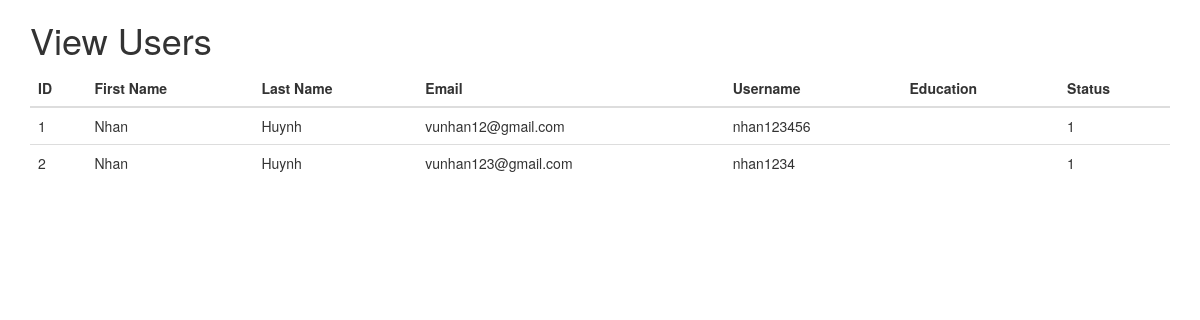
Before: /admin/users with the older database file.
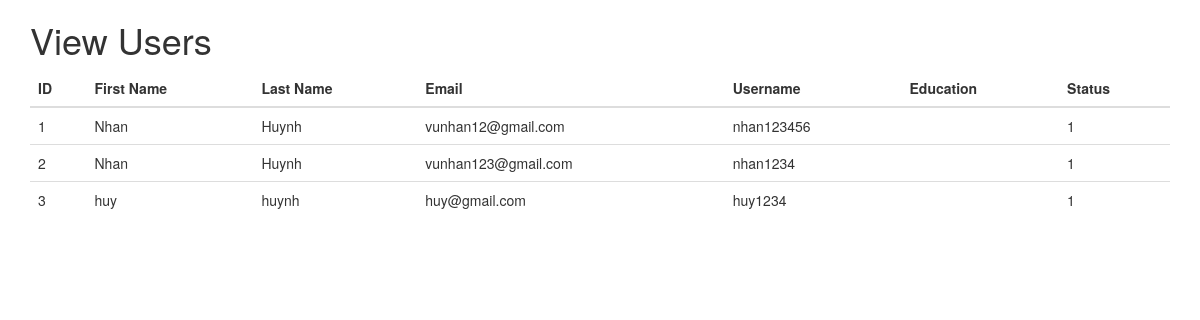
After: the same page with the newer database file.
### main.py (models this page shows, shortened)
class User(db.Model):
    id = db.Column(db.Integer, primary_key=True)
    fname = db.Column(db.String(255), nullable=False)
    lname = db.Column(db.String(255), nullable=False)
    email = db.Column(db.String(255), nullable=False)
    student_code = db.Column(db.String(50), nullable=True)
    birth_year = db.Column(db.Integer, nullable=True)
    username = db.Column(db.String(255), nullable=False)
    password = db.Column(db.String(255), nullable=False)
    role = db.Column(db.String(50), default='user', nullable=False)  # Thêm cột role
    status = db.Column(db.Integer, default=0, nullable=False)
    id_class = db.Column(db.Integer, db.ForeignKey('class.id_class'), nullable=True)

### main.py (the view)
@app.route('/admin/users')
def view_users():
    users = User.query.all()  # Lấy tất cả người dùng từ cơ sở dữ liệu
    return render_template('admin/view_users.html', users=users, title="View Users")

### templates/admin/view_users.html (shortened to what this page needs)
<!DOCTYPE html>
<html lang="en">
<head>
    <link rel="stylesheet" href="https://maxcdn.bootstrapcdn.com/bootstrap/3.4.1/css/bootstrap.min.css">
</head>
<body>
    <div class="container">
        <h1>{{ title }}</h1>
        <table class="table">
            <thead>
                <tr>
                    <th>ID</th>
                    <th>First Name</th>
                    <th>Last Name</th>
                    <th>Email</th>
                    <th>Username</th>
                    <th>Education</th>
                    <th>Status</th>
                </tr>
            </thead>
            <tbody>
                {% for user in users %}
                <tr>
                    <td>{{ user.id }}</td>
                    <td>{{ user.fname }}</td>
                    <td>{{ user.lname }}</td>
                    <td>{{ user.email }}</td>
                    <td>{{ user.username }}</td>
                    <td>{{ user.edu }}</td>
                    <td>{{ user.status }}</td>
                </tr>
                {% endfor %}
            </tbody>
        </table>
    </div>
</body>
</html>

Changed rows visible on the page:
added User: id "3", fname "huy", lname "huynh", email "huy@gmail.com", username "huy1234", status "1"
